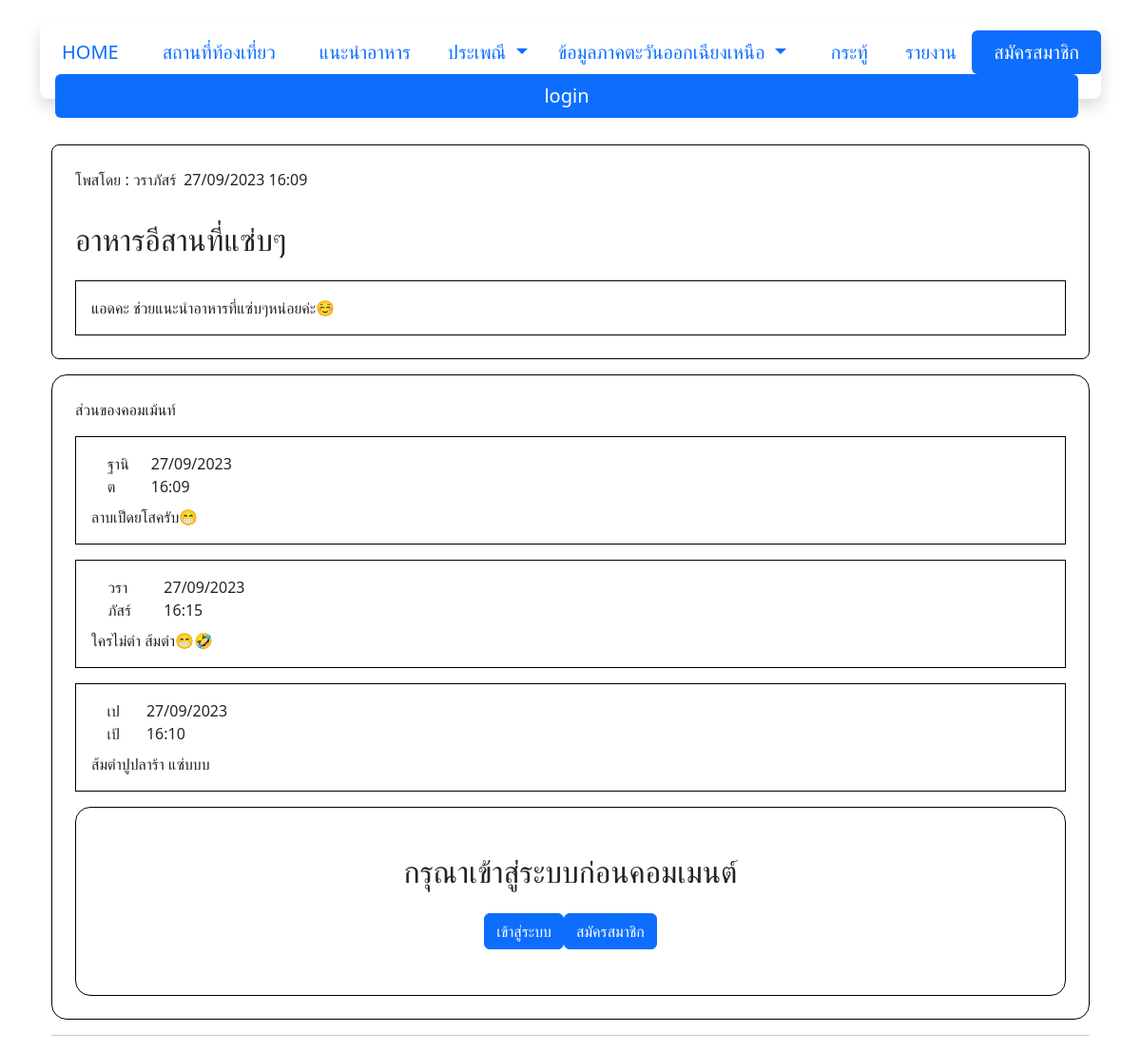
The app's page /Wed/topicscom.php?id=33 with its own data.
### tables this page shows
CREATE TABLE `users` (
  `id_user` int(11) NOT NULL,
  `user` varchar(200) NOT NULL,
  `f_name` varchar(200) NOT NULL,
  `l_name` varchar(200) NOT NULL,
  `pass` varchar(200) NOT NULL
);

CREATE TABLE `topics` (
  `topic_id` int(11) NOT NULL,
  `id_user` int(11) DEFAULT NULL,
  `topic` varchar(255) DEFAULT NULL,
  `topic_content` longtext NOT NULL,
  `date_time` varchar(255) DEFAULT NULL
);

CREATE TABLE `comments` (
  `comment_id` int(11) NOT NULL,
  `topic_id` int(11) DEFAULT NULL,
  `id_user` int(11) DEFAULT NULL,
  `comment` longtext DEFAULT NULL,
  `date_time` varchar(255) NOT NULL
);

### Wed/topicscom.php (the view, shortened to what this page needs)
<?php
require('server.php');
$id_tp = $_GET['id'];
$query = "SELECT * FROM topics WHERE topic_id = $id_tp ";
$sum1 = mysqli_query($conn,$query );
$row = mysqli_fetch_assoc($sum1);
$query2 = "SELECT * FROM comments WHERE topic_id = $id_tp ";
$sum2 = mysqli_query($conn,$query2 );
?>
<!DOCTYPE html>
<html lang="en">
<head>
    <link href="https://cdn.jsdelivr.net/npm/bootstrap@5.3.2/dist/css/bootstrap.min.css" rel="stylesheet">
</head>
<body  class=" container justify-content-center d-block ">
<?php require('nav.php'); ?>
<div>
    <div class=" container justify-content-center d-blok  mt-5">
        <div class=" h-50% border border-black border-1 rounded-3 p-4">
            <div class="justify-content-between d-flex ">
            <div class="">
                <div class="d-flex ">
                    <p>โพสโดย : <?php
                        $id_a = $row['id_user'];
                        $query5 = "SELECT * FROM users WHERE id_user = $id_a";
                        $sum5 = mysqli_query($conn,$query5 );
                        $row5 = mysqli_fetch_assoc($sum5);
                        echo $row5['f_name'];?><div class="ms-2"><?php echo $row['date_time'];?></div></div>
                    <h2>
                        <?php
                            echo $row["topic"];
                        ?>
                    </h2>
                </div>
            </div>
            <div class="border border-black border-1  p-3 mt-3">
                <?php
                   echo $row["topic_content"]; ?>
                </div>
        </div>
        <div class="mt-3 border border-black p-4 rounded-4  ">
            <div class=" mb-3">
                <p>ส่วนของคอมเม้นท์</p>
            </div>
            <div>
                <?php while($row2 = mysqli_fetch_assoc($sum2)){?>
                    <div class="border border-black p-3 mb-3 d-block bg-white  ">
                        <div class=" justify-content-between d-flex ">
                            <div class="mb-2 d-flex align-items-center  ">
                                <?php
                                $idu = $row2['id_user'];
                                $query3 = "SELECT * FROM users WHERE id_user = $idu";
                                $sum3 = mysqli_query($conn,$query3 );
                                $row3 = mysqli_fetch_assoc($sum3);
                                echo $row3['f_name'];?><div class="ms-3"> <?php echo $row2['date_time'];?></div>
                            </div><?php if(isset($_SESSION['username'])){ ?>
                            <?php if($row3['user']==$_SESSION['username']){?>
                            <div class="dropdown-center justify-content-end  d-flex ">
                                <button class="btn  dropdown-toggle" type="button" data-bs-toggle="dropdown" aria-expanded="false"></button>
                                <ul class="dropdown-menu">
                                   <li><button type="button" class="dropdown-item" data-toggle="modal" data-target="#myModal2_<?php echo $row2['comment_id']; ?>">แก้ไขคอมเมนต์</button></li>
                                    <li><button type="button" class="dropdown-item" data-toggle="modal" data-target="#deleteModal_<?php echo $row2['comment_id']; ?>">ลบคอมเมนต์</button></li>
                                </ul>
                            </div>
                            <?php }} ?>
                        </div>
                        <?php echo $row2['comment']; ?>
                    </div>
                    <?php } ?>
            </div>
            <?php if(!isset($_SESSION['username'])){ ?>
            <div class="mt-3 justify-content-center d-block border border-black p-5 rounded-4   ">
                <div class="justify-content-center d-flex ">
                    <h2>กรุณาเข้าสู่ระบบก่อนคอมเมนต์</h2>
                </div>
                <div class="mt-3 justify-content-center d-flex">
                     <form method="post" action="login.php" >
                    <button type="submit" class="btn btn-primary" >เข้าสู่ระบบ</button>
                    </form>
                    <form method="post" action="register.php" >
                    <button type="submit" class="btn btn-primary"> สมัครสมาชิก</button>
                    </form>
                </div>
            </div>
                    <?php } ?>
    </div>
<hr>
</div>
</body>
</html>

### Wed/nav.php (shortened to what this page needs)
<nav style=" height: 80px; font-size: 20px;" class="navbar  shadow    border-3 rounded-3 justify-content-end d-flex mt-4" data-bs-theme="">
    <div class=" d-flex  justify-content-end">
        <ul class="nav nav-pills nav-fill align-items-center  d-flex  ">
            <li class="nav-item">
                <a class="nav-link "  href="home.php">HOME</a>
            </li>
            <li class="nav-item">
                <a class="nav-link" href="สถานที่ท่องเที่ยว.php">สถานที่ท้องเที่ยว</a>
            </li>
            <li class="nav-item">
                <a class="nav-link" href="แนะนำอาหารอีสาน.php">แนะนำอาหาร</a>
            </li>
            <div class="dropdown">
                <li class="nav-item ">
                    <button class="nav-link  dropdown-toggle" type="button" data-bs-toggle="dropdown" aria-expanded="false">
                        ประเพณี
                    </button>
                        <li><a class="dropdown-item" href="homeone.php">งานมหกรรมโปงลาง แพรวากาฬสินธุ์</a></li>
                    </ul>
                </div>
            <div class="dropdown">
                <li class="nav-item me-2">
                    <button class="nav-link dropdown-toggle" type="button" data-bs-toggle="dropdown" aria-expanded="false">
                        ข้อมูลภาคตะวันออกเฉียงเหนือ
                    </button>
                        <li><a class="dropdown-item" href="ข้อมูล.php">ข้อมูล</a></li>
                </div>
                <li class="nav-item">
                <a class="nav-link" href="topics.php">กระทู้</a>
            </li>
            <li> <a class="nav-link" href="report.php">รายงาน</a></li>
            <?php
            if (!isset($_SESSION['username'])) {?>
            <li class="nav-item ">
                <a class="nav-link active" aria-current="page" href="register.php">สมัครสมาชิก</a>
            </li>
            <li class="nav-item ms-3 me-4">
                <a class="nav-link  active" aria-current="page" href="login.php" >login</a>
            </li>
                <?php }?>
</nav>

### records on screen
users: f_name "วราภัสร์"
topics: date_time "27/09/2023 16:09", topic "อาหารอีสานที่แซ่บๆ", topic_content "แอดคะ ช่วยแนะนำอาหารที่แซ่บๆหน่อยค่ะ☺️"
comments: id_user.f_name "ฐานิต", date_time "27/09/2023 16:09", comment "ลาบเป็ดยโสครับ😁"
comments: id_user.f_name "วราภัสร์", date_time "27/09/2023 16:15", comment "ใครไม่ตำ ส้มตำ😁🤣"
comments: id_user.f_name "เปเป้", date_time "27/09/2023 16:10", comment "ส้มตำปูปลาร้า แซ่บบบ"
